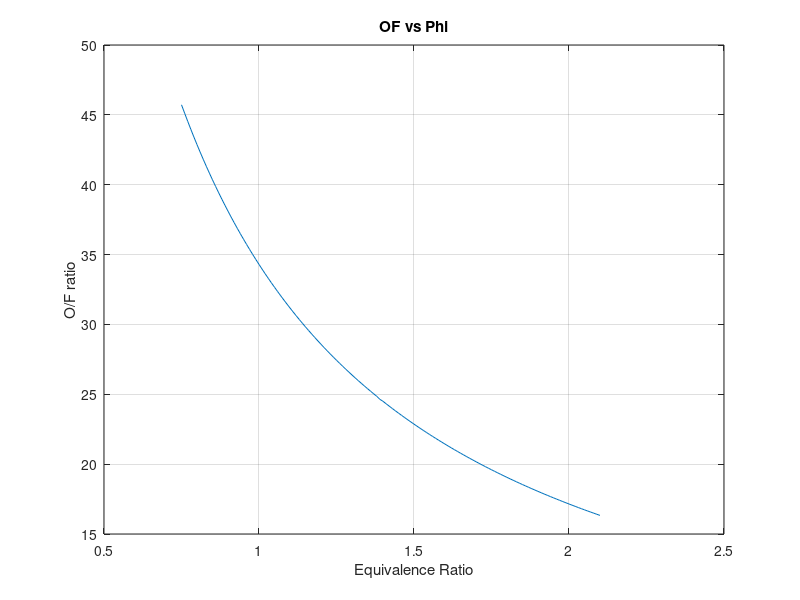
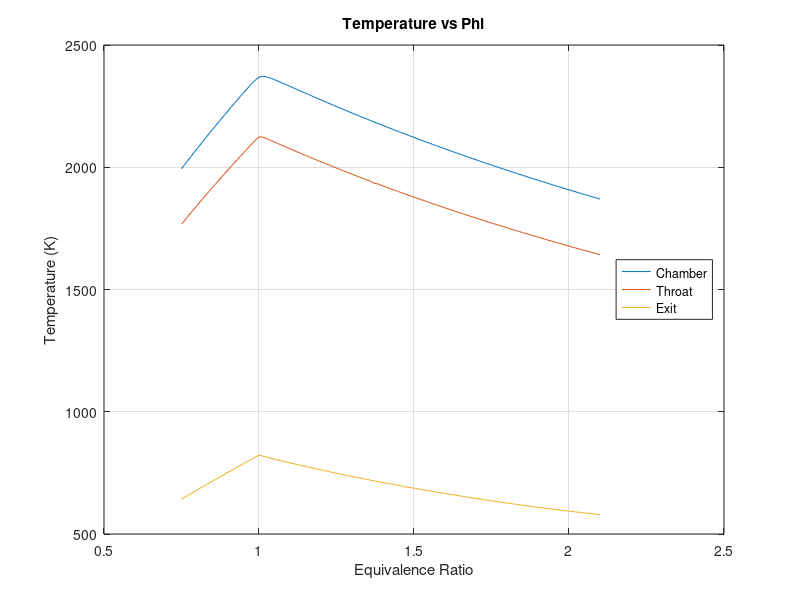
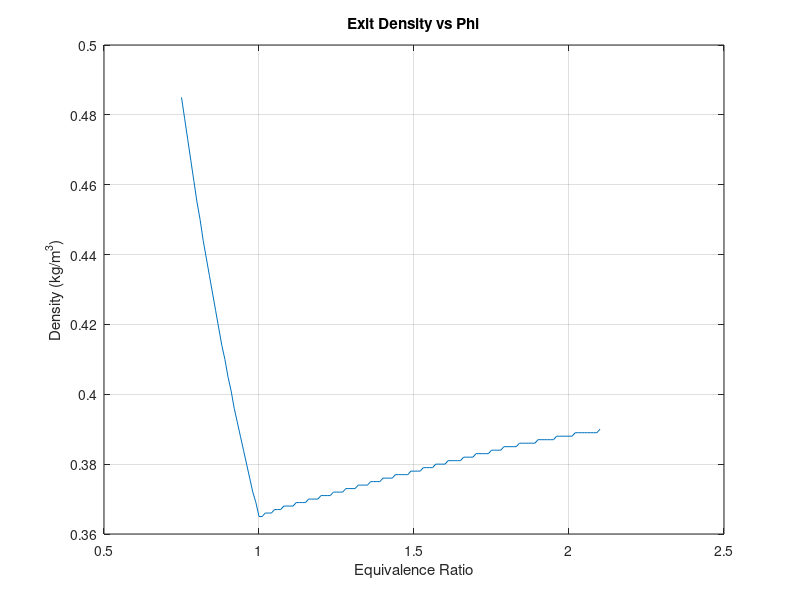
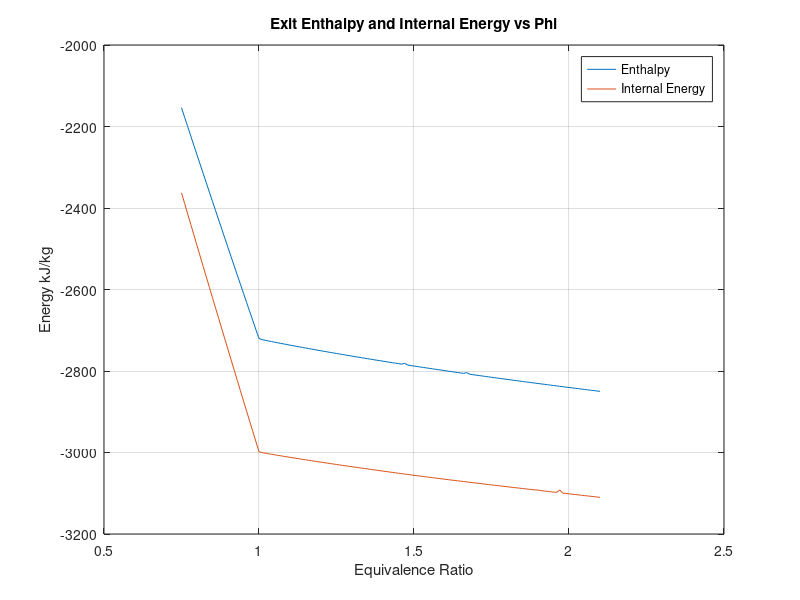

The MATLAB script that drew these images, in order:
%% CEA Run Data Extract
%Alex Edson
%This code is for extracting specific data from CEARun (a NASA product)
%output files and plotting
clear,clc, close all

%% Extract Data

tabulated = importdata('TabulatedData.csv');
phi = tabulated.data(:,1);
OF = tabulated.data(:,2);
Tc = tabulated.data(:,3);
Tt = tabulated.data(:,4);
Te = tabulated.data(:,5);
Rho_exit = tabulated.data(:,6);
h = tabulated.data(:,7);
u = tabulated.data(:,8);
Mm = tabulated.data(:,9);
Cp_exit = tabulated.data(:,10);
gamma = tabulated.data(:,11);
sonicVel = tabulated.data(:,12);
M_exit = tabulated.data(:,13);
aeat = tabulated.data(:,14);
cstar = tabulated.data(:,15);
CF = tabulated.data(:,16);
ivac = tabulated.data(:,17);
isp = tabulated.data(:,18);
Ar = tabulated.data(:,19);
CH4 = tabulated.data(:,20);
CO = tabulated.data(:,21);
CO2 = tabulated.data(:,22);
H = tabulated.data(:,23);
H2 = tabulated.data(:,24);
H2O = tabulated.data(:,25);
NH3 = tabulated.data(:,26);
NO = tabulated.data(:,27);
NO2 = tabulated.data(:,28);
N2 = tabulated.data(:,29);
O = tabulated.data(:,30);
OH = tabulated.data(:,31);
O2 = tabulated.data(:,32);
ivacsec = ivac./9.81;
ispsec = isp./9.81;

%Plot
figure(1)
plot(phi,OF)
title('OF vs Phi')
xlabel('Equivalence Ratio')
ylabel('O/F ratio')
grid on

figure(2)
plot(phi,Tc,phi,Tt,phi,Te)
title('Temperature vs Phi')
xlabel('Equivalence Ratio')
ylabel('Temperature (K)')
legend('Chamber','Throat','Exit','location','East')
grid on

figure(3)
plot(phi,Rho_exit)
title('Exit Density vs Phi')
xlabel('Equivalence Ratio')
ylabel('Density (kg/m^3)')
grid on

figure(4)
plot(phi,h,phi,u)
title('Exit Enthalpy and Internal Energy vs Phi')
xlabel('Equivalence Ratio')
ylabel('Energy kJ/kg')
legend('Enthalpy','Internal Energy')
grid on

figure(5)
plot(phi,Mm)
title('Molar Mass vs Phi')
xlabel('Equivalence Ratio')
ylabel('Molar Mass, g/mol')
grid on

figure(6)
plot(phi,Cp_exit,phi,gamma)
title('Cp and Gamma vs Phi')
xlabel('Equivalence Ratio')
ylabel('Specific Heat and Ratio')
legend('Cp Exit','Gamma','location','NorthWest')
grid on

figure(7)
plot(phi,sonicVel)
title('Sonic Velocity vs Phi')
xlabel('Equivalence Ratio')
ylabel('m/s')
grid on

figure(8)
plot(phi,M_exit,phi,aeat,phi,CF)
title('Exit Mach, Area Ratio, and CF vs Phi')
xlabel('Equivalence Ratio')
ylabel('Exit Mach or Area Ratio')
legend('Exit Mach','Ae/At','CF','location','East')
grid on

figure(9)
plot(phi,cstar)
title('C* vs Phi')
xlabel('Equivalence Ratio')
ylabel('C* m/s')
grid on

figure(10)
plot(phi,ivac,phi,isp)
title('Isp vs Phi')
xlabel('Equivalence Ratio')
ylabel('Isp (m/s)')
legend('Ivac','Isp','location','SouthEast')
grid on

figure(11)
plot(phi,ivacsec,phi,ispsec)
title('Isp vs Phi')
xlabel('Equivalence Ratio')
ylabel('Isp (sec)')
legend('Ivac','Isp','location','SouthEast')
grid on

figure(12)
plot(phi,Ar,phi,CH4,phi,CO,phi,CO2,phi,H,phi,H2,phi,H2O,phi,NH3,phi,NO,phi,NO2,phi,O,phi,O2,phi,OH)
title('Equivalence Ratio vs. Exit Species')
xlabel('Equivalence Ratio')
ylabel('Mole Fraction')
grid on
legend('Ar','CH4','CO','CO2','H','H2','H2O','NH3','NO','NO2','O','O2','OH')


